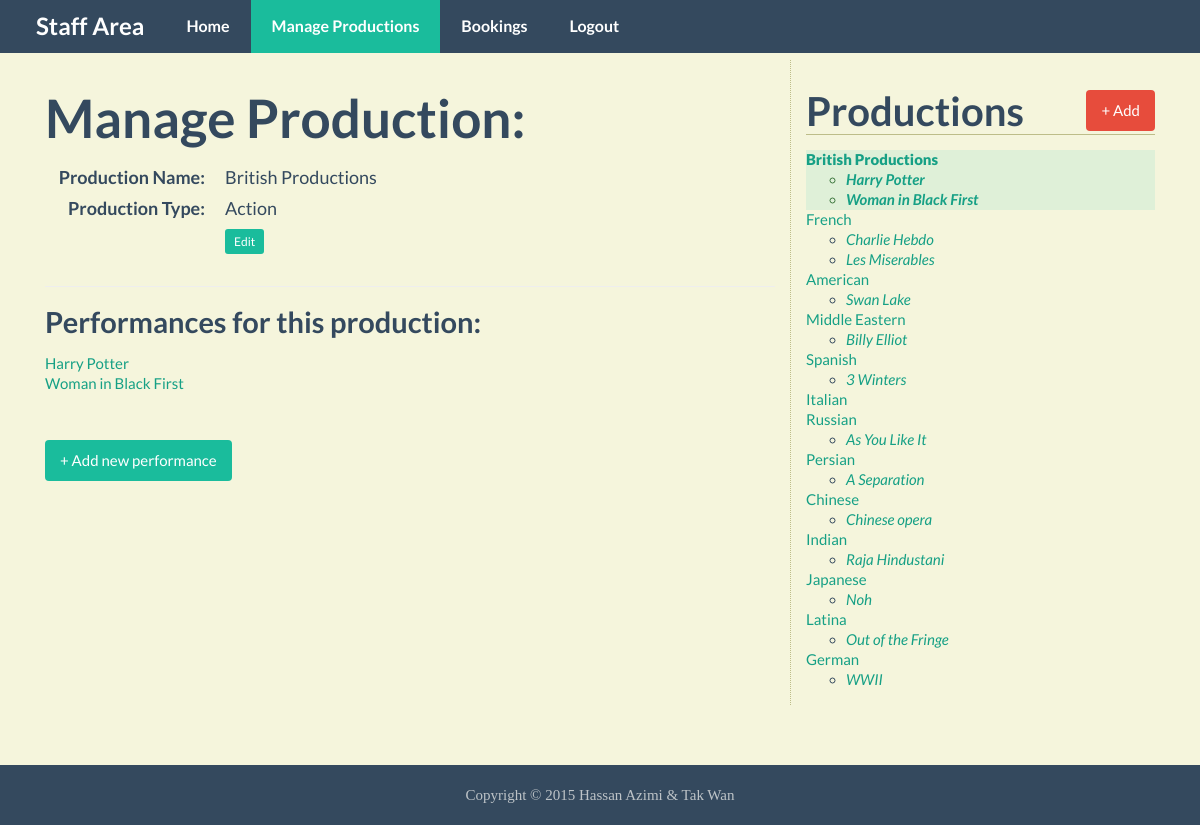
The page /manage_content.php?production=1 (signed in) on the database as committed earlier.
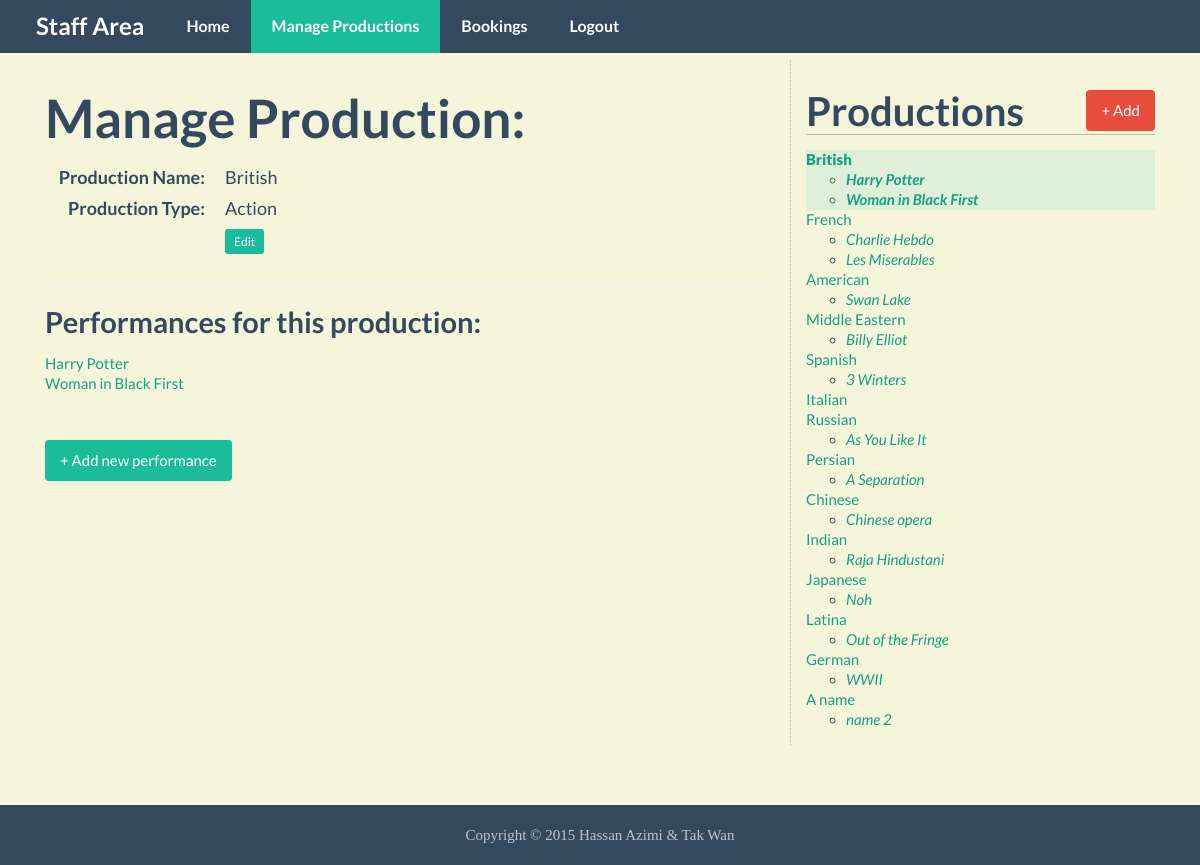
The same page on the database as committed later.
### tables this page shows
CREATE TABLE IF NOT EXISTS `Production` (
`production_id` int(11) NOT NULL,
  `production_name` varchar(50) NOT NULL,
  `production_type` varchar(20) DEFAULT NULL
);

CREATE TABLE IF NOT EXISTS `Performance` (
`performance_id` int(11) NOT NULL,
  `production_id` int(11) NOT NULL,
  `performance_name` varchar(50) NOT NULL,
  `details` text
);

### public/manage_content.php (the view, shortened to what this page needs)
<?php require_once("../includes/db_connection.php"); ?>
<?php require_once("../includes/functions.php"); ?>
<?php find_selected_performance(); ?>
<?php include("../includes/layouts/header.php"); ?>
<nav class="navbar navbar-inverse navbar-fixed-top">
	<section class="container">
		<div class="navbar-header">
			<a class="navbar-brand" href="staff.php">Staff Area</a>
		</div>
		<div id="navbar" class="collapse navbar-collapse">
			<ul class="nav navbar-nav">
				<li><a href="staff.php">Home</a></li>
				<li class="active"><a href="manage_content.php">Manage Productions</a></li>
				<li><a href="bookings.php">Bookings</a></li>
				<li><a href="logout.php">Logout</a></li>
			</ul>
		</div>
	</section>
</nav>
<section class="container">
	<section class="main col-lg-8">
		<?php if($current_production) { ?>
			<h2>Manage Production:</h2>
			<dl class="dl-horizontal">
				<dt>Production Name:</dt>
				<dd><?php echo htmlentities($current_production["production_name"]); ?></dd>
				<dt>Production Type:</dt>
				<dd><?php echo htmlentities($current_production["production_type"]); ?></dd>
				<dt>&nbsp;</dt>
				<dd>
					<a href="edit_production.php?production=<?php echo urlencode($current_production["production_id"]); ?>" class="btn btn-primary btn-xs">Edit</a>
				</dd>
			</dl>
			<hr/>
			<h4>Performances for this production:</h4>
			<ul class="list-unstyled">
				<?php
				$production_performance = find_performances_for_production($current_production["production_id"]);
				while($performance = mysqli_fetch_assoc($production_performance)) {
					echo "<li>";
					$safe_performance_id = urlencode($performance["performance_id"]);
					echo "<a href='manage_content.php?performance={$safe_performance_id}'>";
					echo htmlentities($performance["performance_name"]);
					echo "</a>";
					echo "</li>";
				} ?>
			</ul>
			<br/>
			<a href="new_performance.php?production=<?php echo urlencode($current_production["production_id"]); ?>" class="btn btn-primary">
				+ Add new performance
			</a>
		<?php } else { ?>
			<h3>Please select a production or a performance.</h3>
		<?php } ?>
	</section>
	<section class="sidebar col-lg-4">
		<h3>Productions <a href="new_production.php" class="btn btn-danger pull-right">+ Add</a></h3>
		<?php echo navigation($current_production, $current_performance); ?>
	</section>
</section>
<?php include("../includes/layouts/footer.php"); ?>

### includes/functions.php (shortened to what this page needs)
<?php
function find_all_productions() {
	global $connection;
	$query          = "SELECT * FROM Production ORDER BY production_id ASC";
	$production_set = mysqli_query($connection, $query);
	return $production_set;
}
function find_performances_for_production($production_id) {
	global $connection;
	$safe_production_id = mysqli_real_escape_string($connection, $production_id);
	$query              = "SELECT * FROM Performance WHERE production_id = {$safe_production_id} ORDER BY performance_name ASC";
	$performance_set    = mysqli_query($connection, $query);
	return $performance_set;
}
function find_production_by_id($production_id) {
	global $connection;
	$safe_production_id = mysqli_real_escape_string($connection, $production_id);
	$query              = "SELECT * FROM Production WHERE production_id = {$safe_production_id} LIMIT 1";
	$production_set     = mysqli_query($connection, $query);
	if($production = mysqli_fetch_assoc($production_set)) {
		return $production;
	} else {
		return NULL;
	}
}
function navigation($production_array, $performance_array) {
	$output         = "<ul class='list-unstyled'>";
	$production_set = find_all_productions();
	while($production = mysqli_fetch_assoc($production_set)) {
		$output .= "<li";
		if($production_array && $production["production_id"] == $production_array["production_id"]) {
			$output .= " class='selected alert-success'";
		}
		$output .= ">";
		$output .= "<a href='manage_content.php?production=";
		$output .= urlencode($production["production_id"]);
		$output .= "'>";
		$output .= htmlentities($production["production_name"]);
		$output .= "</a>";
		$performance_set = find_performances_for_production($production["production_id"]);
		$output .= "<ul>";
		while($performance = mysqli_fetch_assoc($performance_set)) {
			$output .= "<li";
			$output .= ">";
			$output .= "<a href='manage_content.php?performance=";
			$output .= urlencode($performance["performance_id"]);
			$output .= "'>";
			$output .= htmlentities($performance["performance_name"]);
			$output .= "</a></li>";
		}
		$output .= "</ul></li>";
	}
	$output .= "</ul>";
	return $output;
}
function find_selected_performance() {
	if(isset($_GET["production"])) {
		$current_production  = find_production_by_id($_GET["production"]);
		$current_performance = NULL;
	} elseif(isset($_GET["performance"])) {
		$current_production  = NULL;
		$current_performance = find_performance_by_id($_GET["performance"]);
	} else {
		$current_production  = NULL;
		$current_performance = NULL;
	}
}

Rows that differ between the two databases and show on the page:
changed production "Action": production_name "British Productions" → "British"; value "British Productions" → "British"
added production: value "A name"
added performance: value "name 2", shown under "A name"
